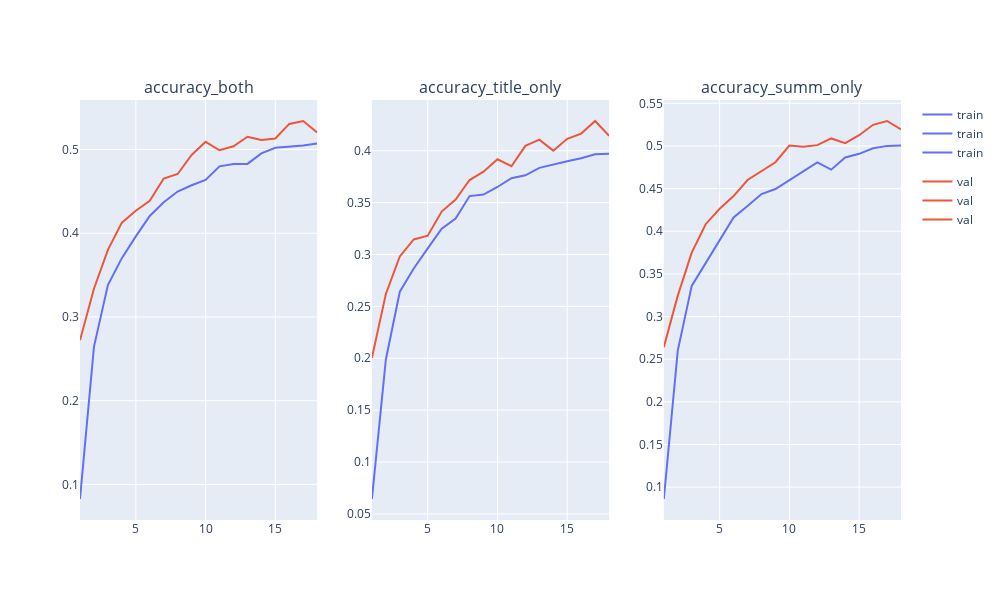

The cell this chart's notebook holds for it:
### Code cell
for _ in range(epochs):
    clear_output(True)
    plot(acc_history, ["accuracy_both", "accuracy_title_only", "accuracy_summ_only"], f"plots/model_07.2.png")

    acc_history['train'].append(train(model, train_set, **params))
    acc_history['val'].append(validate(model, val_set, **params))
    if acc_history['val'][-1]['accuracy_total'] > max_acc:
        max_acc = acc_history['val'][-1]['accuracy_total']
        model.save(f'./models/07.2')

### Figure 1 — Plotly figure (JSON) as saved in the notebook; plotly's stock layout.template omitted (floating-point values rounded to 4 significant figures)
{"data": [{"hovertemplate": "stage=train<br>epoch=%{x}<br>value=%{y}<extra></extra>", "legendgroup": "train", "line": {"color": "#636efa", "dash": "solid"}, "marker": {"symbol": "circle"}, "mode": "lines", "name": "train", "orientation": "v", "showlegend": true, "type": "scatter", "x": [1, 2, 3, 4, 5, 6, 7, 8, 9, 10, 11, 12, 13, 14, 15, 16, 17, 18], "xaxis": "x", "y": [0.08258, 0.2643, 0.338, 0.3702, 0.3962, 0.4206, 0.4371, 0.4498, 0.4573, 0.4636, 0.4798, 0.4828, 0.4828, 0.4954, 0.502, 0.5034, 0.5048, 0.5071], "yaxis": "y"}, {"hovertemplate": "stage=val<br>epoch=%{x}<br>value=%{y}<extra></extra>", "legendgroup": "val", "line": {"color": "#EF553B", "dash": "solid"}, "marker": {"symbol": "circle"}, "mode": "lines", "name": "val", "orientation": "v", "showlegend": true, "type": "scatter", "x": [1, 2, 3, 4, 5, 6, 7, 8, 9, 10, 11, 12, 13, 14, 15, 16, 17, 18], "xaxis": "x", "y": [0.2721, 0.3337, 0.3801, 0.4127, 0.4268, 0.4388, 0.4653, 0.4708, 0.4935, 0.5092, 0.4991, 0.5039, 0.5152, 0.5114, 0.5131, 0.5306, 0.5341, 0.5203], "yaxis": "y"}, {"hovertemplate": "stage=train<br>epoch=%{x}<br>value=%{y}<extra></extra>", "legendgroup": "train", "line": {"color": "#636efa", "dash": "solid"}, "marker": {"symbol": "circle"}, "mode": "lines", "name": "train", "orientation": "v", "showlegend": true, "type": "scatter", "x": [1, 2, 3, 4, 5, 6, 7, 8, 9, 10, 11, 12, 13, 14, 15, 16, 17, 18], "xaxis": "x2", "y": [0.06438, 0.1988, 0.2641, 0.2865, 0.3059, 0.3248, 0.3347, 0.3563, 0.3578, 0.3651, 0.3736, 0.3763, 0.3835, 0.387, 0.3899, 0.3928, 0.3967, 0.3971], "yaxis": "y2"}, {"hovertemplate": "stage=val<br>epoch=%{x}<br>value=%{y}<extra></extra>", "legendgroup": "val", "line": {"color": "#EF553B", "dash": "solid"}, "marker": {"symbol": "circle"}, "mode": "lines", "name": "val", "orientation": "v", "showlegend": true, "type": "scatter", "x": [1, 2, 3, 4, 5, 6, 7, 8, 9, 10, 11, 12, 13, 14, 15, 16, 17, 18], "xaxis": "x2", "y": [0.2004, 0.262, 0.2981, 0.3145, 0.3182, 0.3414, 0.353, 0.3718, 0.3799, 0.3918, 0.3851, 0.4047, 0.4107, 0.4001, 0.4115, 0.4165, 0.4287, 0.4143], "yaxis": "y2"}, {"hovertemplate": "stage=train<br>epoch=%{x}<br>value=%{y}<extra></extra>", "legendgroup": "train", "line": {"color": "#636efa", "dash": "solid"}, "marker": {"symbol": "circle"}, "mode": "lines", "name": "train", "orientation": "v", "showlegend": true, "type": "scatter", "x": [1, 2, 3, 4, 5, 6, 7, 8, 9, 10, 11, 12, 13, 14, 15, 16, 17, 18], "xaxis": "x3", "y": [0.08609, 0.26, 0.3359, 0.3626, 0.3883, 0.4162, 0.4297, 0.4436, 0.4495, 0.4599, 0.4712, 0.4807, 0.4722, 0.4865, 0.4908, 0.4973, 0.5001, 0.5006], "yaxis": "y3"}, {"hovertemplate": "stage=val<br>epoch=%{x}<br>value=%{y}<extra></extra>", "legendgroup": "val", "line": {"color": "#EF553B", "dash": "solid"}, "marker": {"symbol": "circle"}, "mode": "lines", "name": "val", "orientation": "v", "showlegend": true, "type": "scatter", "x": [1, 2, 3, 4, 5, 6, 7, 8, 9, 10, 11, 12, 13, 14, 15, 16, 17, 18], "xaxis": "x3", "y": [0.2641, 0.3245, 0.3749, 0.4083, 0.4264, 0.4412, 0.4601, 0.4708, 0.4809, 0.5004, 0.4989, 0.5009, 0.5088, 0.5033, 0.5126, 0.5248, 0.5292, 0.5194], "yaxis": "y3"}], "layout": {"annotations": [{"font": {"size": 16}, "showarrow": false, "text": "accuracy_both", "x": 0.1444, "xanchor": "center", "xref": "paper", "y": 1, "yanchor": "bottom", "yref": "paper"}, {"font": {"size": 16}, "showarrow": false, "text": "accuracy_title_only", "x": 0.5, "xanchor": "center", "xref": "paper", "y": 1, "yanchor": "bottom", "yref": "paper"}, {"font": {"size": 16}, "showarrow": false, "text": "accuracy_summ_only", "x": 0.8556, "xanchor": "center", "xref": "paper", "y": 1, "yanchor": "bottom", "yref": "paper"}], "height": 600, "showlegend": true, "width": 1000, "xaxis": {"anchor": "y", "autorange": true, "domain": [0, 0.2889], "range": [1, 18], "type": "linear"}, "xaxis2": {"anchor": "y2", "autorange": true, "domain": [0.3556, 0.6444], "range": [1, 18], "type": "linear"}, "xaxis3": {"anchor": "y3", "autorange": true, "domain": [0.7111, 1], "range": [1, 18], "type": "linear"}, "yaxis": {"anchor": "x", "autorange": true, "domain": [0, 1], "range": [0.0575, 0.5591], "type": "linear"}, "yaxis2": {"anchor": "x2", "autorange": true, "domain": [0, 1], "range": [0.04414, 0.4489], "type": "linear"}, "yaxis3": {"anchor": "x3", "autorange": true, "domain": [0, 1], "range": [0.06147, 0.5539], "type": "linear"}}}
